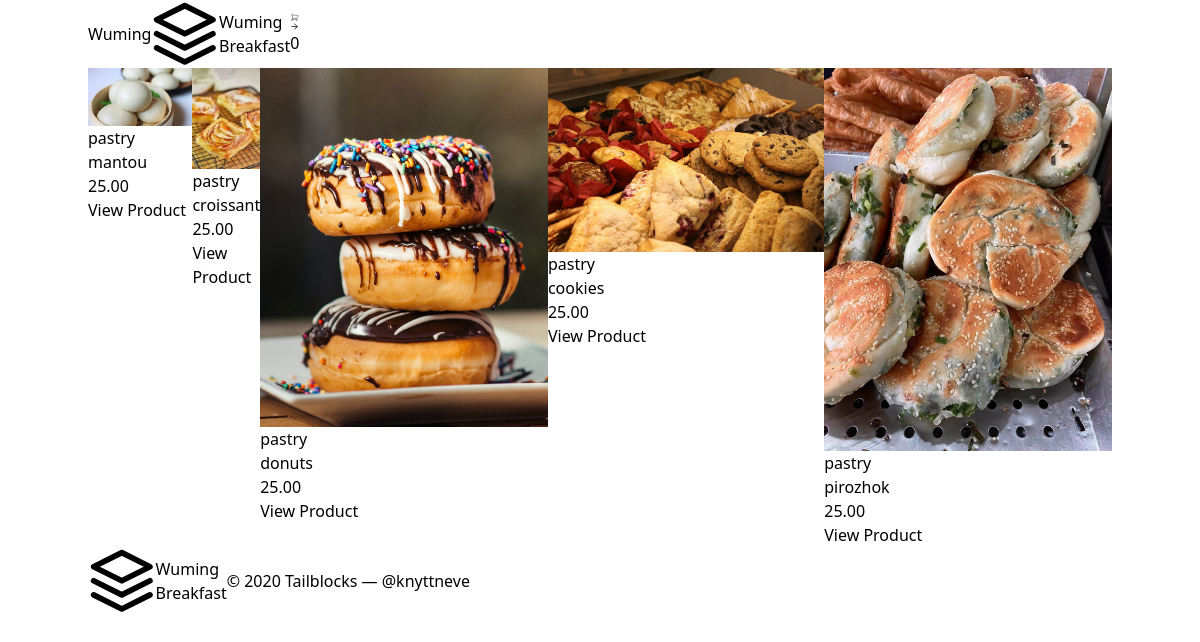
The app's page /category/2/ with its own data.
### wuming/models.py (models this page shows, shortened)
class Product(models.Model):
    name = models.CharField(max_length=100)
    price = models.DecimalField(default=0, max_digits=4, decimal_places=2)
    category = models.ForeignKey(Category, on_delete=models.CASCADE, default=1)
    description = models.TextField(default='', null=True, blank=True)
    image = models.ImageField(upload_to='uploads/products/')

class Category(models.Model):
    name = models.CharField(max_length=100)
    def __str__(self):
        return self.name
    class Meta:
        verbose_name_plural = 'Categories'

### wuming/views.py (the view)
# urls.py: path('category/<int:category>/', views.category, name='category'),
def category(request, category):
    products = Product.objects.filter(category=category)
    return render(request, 'wuming/category.html', {'products': products})

### cart/cart.py (called while the page is built)
    def __len__(self):
        return len(self.cart)

### cart/context_proccessors.py (called while the page is built)
def cart(request):
    return {'cart': Cart(request)}

### wuming/templates/wuming/category.html
{% extends "wuming/base.html" %}
{% block content %}
<section class="text-gray-600 body-font">
    <div class="container px-5 py-24 mx-auto">
      <div class="flex flex-wrap -m-4">
        {% for product in products %}
        <div class="lg:w-1/4 md:w-1/2 p-4 w-full">
          <a class="block relative h-48 rounded overflow-hidden">
            <img alt="ecommerce" class="object-cover object-center w-full h-full block" src="{{ product.image.url }}">
          </a>
          <div class="mt-4">
            <h3 class="text-gray-500 text-xs tracking-widest title-font mb-1">{{ product.category }}</h3>
            <h2 class="text-gray-900 title-font text-lg font-medium">{{ product.name }}</h2>
            <p class="mt-1">{{ product.price }}</p>
            <a href="{% url 'product' product.id %}" class="btn flex ml-auto text-white bg-yellow-700 border-0 py-2 px-6 focus:outline-none hover:bg-yellow-600 rounded">View Product</a>
          </div>
        </div>
        {% endfor %}
      </div>
    </div>
</section>
{% endblock %}

### records on screen
Product: image (picture), category "pastry", name "mantou", price "25.00"
Product: image (picture), category "pastry", name "croissant", price "25.00"
Product: image (picture), category "pastry", name "donuts", price "25.00"
Product: image (picture), category "pastry", name "cookies", price "25.00"
Product: image (picture), category "pastry", name "pirozhok", price "25.00"

### other values on screen
{{ cart|length }} "0"
